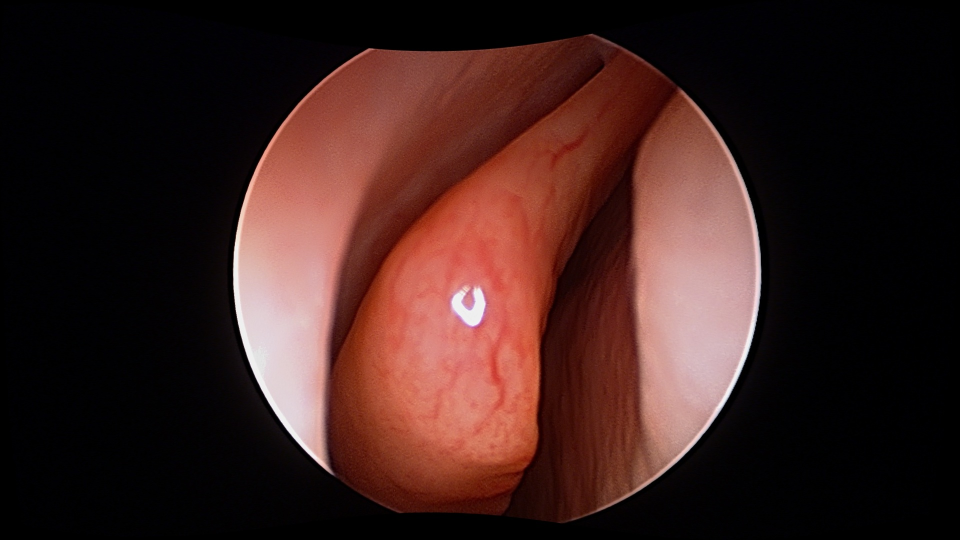
#> input picture example_training_data_root/bag_1/_start_004259_end_004629_stride_25_segment_13/00004584.jpg, 1920 x 1080 px (shown at 1/2 size)
$ python -i transforms.py   (imports and definitions only)   (older library calls are emulated)
#> lines starting #> are read from the running program, lines starting #| are printed output that depends on the picture
"""
Based on a set of transformations developed by Alexander Buslaev as a part of the winning solution (1 out of 735)
to the Kaggle: Carvana Image Masking Challenge.

https://github.com/asanakoy/kaggle_carvana_segmentation/blob/master/albu/src/transforms.py
"""

import random
import cv2
import numpy as np
import math


class MaskErodeDilation:
    # [16 lines left out: functions __init__, __call__, not called in this run]


class MaskShift:
    def __init__(self, limit=30, prob=1.0):
        self.limit = limit
        self.prob = prob

    # [17 lines left out: function __call__, not called in this run]


class MaskShiftScaleRotate:
    # [31 lines left out: functions __init__, __call__, not called in this run]


class DualCompose:
    def __init__(self, transforms):
        self.transforms = transforms

    # [4 lines left out: function __call__, not called in this run]


class OneOf:
    def __init__(self, transforms, prob=0.5):
        self.transforms = transforms
        self.prob = prob

    # [6 lines left out: function __call__, not called in this run]


class OneOrOther:
    # [13 lines left out: functions __init__, __call__, not called in this run]


class ImageOnly:
    def __init__(self, trans):
        self.trans = trans

    # [4 lines left out: function __call__, not called in this run]

class ImageRealOnly:
    def __init__(self, trans):
        self.trans = trans

    # [4 lines left out: function __call__, not called in this run]

class MaskOnly:
    def __init__(self, trans):
        self.trans = trans

    # [4 lines left out: function __call__, not called in this run]


class VerticalFlip:
    def __init__(self, prob=0.5):
        self.prob = prob

    # [6 lines left out: function __call__, not called in this run]


class HorizontalFlip:
    def __init__(self, prob=0.5):
        self.prob = prob

    # [6 lines left out: function __call__, not called in this run]

class RandomColor:
    def __init__(self, prob=1.0, hue_limit=0.05, brightness_limit=0.2, saturation_limit=0.2, contrast_limit=0.2):
        self.hue_limit = hue_limit
        self.brightness_limit = brightness_limit
        self.saturation_limit = saturation_limit
        self.contrast_limit = contrast_limit
        self.prob = prob
    def __call__(self, img):
        if random.random() < self.prob:
            hsv = cv2.cvtColor(img, cv2.COLOR_RGB2HSV)
#> hsv: shape (1080, 1920, 3); mean H, S, V 56.5, 136.7, 62
            hsv = np.array(hsv, dtype=np.float64)
#> hsv: shape (1080, 1920, 3) float64; mean H, S, V 56.5, 136.7, 62
            hsv[:, :, 2] = hsv[:, :, 2] * (1.0 + self.brightness_limit * np.random.uniform(low=-1.0, high=1.0))
#> hsv: shape (1080, 1920, 3) float64; mean H, S, V 56.5, 136.7, 63.2
            hsv[:, :, 2][hsv[:, :, 2] > 255] = 255 #reset out of range values
#> hsv: shape (1080, 1920, 3) float64; mean H, S, V 56.5, 136.7, 63.2

            hsv[:, :, 1] = hsv[:, :, 1] * (1.0 + self.saturation_limit * np.random.uniform(low=-1.0, high=1.0))
#> hsv: shape (1080, 1920, 3) float64; mean H, S, V 56.5, 148.4, 63.2
            hsv[:, :, 1][hsv[:, :, 1] > 255] = 255 #reset out of range values
#> hsv: shape (1080, 1920, 3) float64; mean H, S, V 56.5, 144.8, 63.2

            hsv[:, :, 0] = hsv[:, :, 0] * (1.0 + self.hue_limit * np.random.uniform(low=-1.0, high=1.0))
#> hsv: shape (1080, 1920, 3) float64; mean H, S, V 57.1, 144.8, 63.2
            hsv[:, :, 0][hsv[:, :, 0] > 179] = 179  # reset out of range values
#> hsv: shape (1080, 1920, 3) float64; mean H, S, V 57.1, 144.8, 63.2

            img = cv2.cvtColor(np.array(hsv, dtype=np.uint8), cv2.COLOR_HSV2RGB)

            alpha = 1.0 + self.contrast_limit * random.uniform(-1, 1)
            gray = cv2.cvtColor(img[:, :, :3], cv2.COLOR_RGB2GRAY)
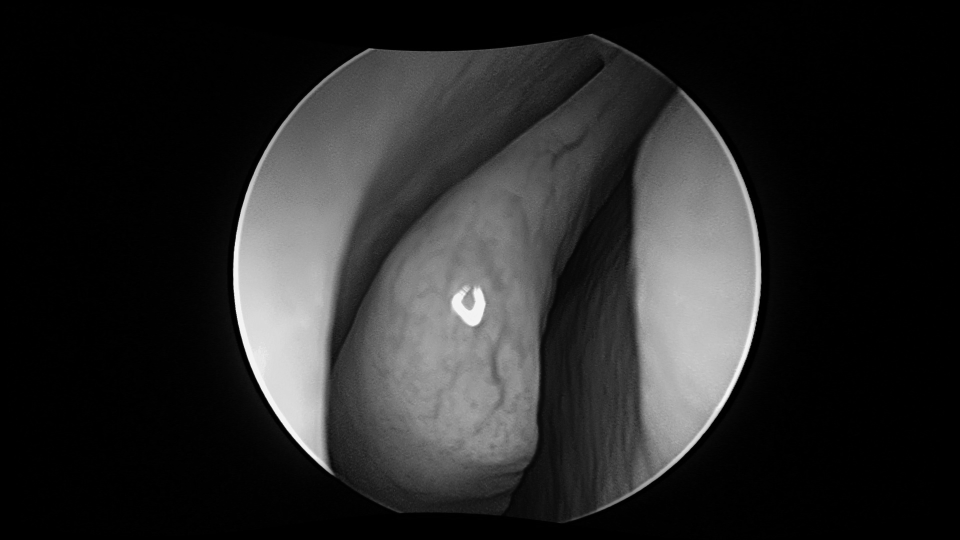
#> gray: shape (1080, 1920) (shown at 1/2 size); min 0, max 251, mean 40.5
            gray = (3.0 * (1.0 - alpha) / gray.size) * np.sum(gray)
#> gray = -12.54
            maxval = np.max(img[..., :3])
#> maxval = 255
            dtype = img.dtype
            img[:, :, :3] = clip(alpha * img[:, :, :3] + gray, dtype, maxval)

        return img

class Resize:
    def __init__(self, h, w):
        self.h = h
        self.w = w

    # [5 lines left out: function __call__, not called in this run]

class ResizeImage:
    def __init__(self, h, w):
        self.h = h
        self.w = w

    def __call__(self, img):
        img = cv2.resize(img, dsize=(self.w, self.h))
        return img


class RandomFlip:
    def __init__(self, prob=0.5):
        self.prob = prob

    # [7 lines left out: function __call__, not called in this run]


class Transpose:
    def __init__(self, prob=0.5):
        self.prob = prob

    # [6 lines left out: function __call__, not called in this run]


class RandomRotate90:
    def __init__(self, prob=0.5):
        self.prob = prob

    # [7 lines left out: function __call__, not called in this run]


class Rotate:
    def __init__(self, limit=90, prob=0.5):
        self.prob = prob
        self.limit = limit

    # [15 lines left out: function __call__, not called in this run]


class RandomCrop:
    def __init__(self, size):
        self.h = size[0]
        self.w = size[1]

    # [15 lines left out: function __call__, not called in this run]


class Shift:
    def __init__(self, limit=4, prob=.5):
        self.limit = limit
        self.prob = prob

    # [21 lines left out: function __call__, not called in this run]


class ShiftScale:
    def __init__(self, limit=4, prob=.25):
        self.limit = limit
        self.prob = prob

    # [27 lines left out: function __call__, not called in this run]


class ShiftScaleRotate:
    # [35 lines left out: functions __init__, __call__, not called in this run]


class CenterCrop:
    def __init__(self, size):
        self.height = size[0]
        self.width = size[1]

    # [15 lines left out: function __call__, not called in this run]


class ColorizationNormalize:
    def __init__(self, mean=(0.5, 0.5, 0.5), std=(0.5, 0.5, 0.5)):
        self.mean = mean
        self.std = std

    # [13 lines left out: function __call__, not called in this run]


class Normalize:
    # [21 lines left out: functions __init__, __call__, not called in this run]

class NormalizeImage:
    # [9 lines left out: functions __init__, __call__, not called in this run]

class Distort1:
    """"
    ## unconverntional augmnet ################################################################################3
    ## https://stackoverflow.com/questions/6199636/formulas-for-barrel-pincushion-distortion

    ## https://stackoverflow.com/questions/10364201/image-transformation-in-opencv
    ## https://stackoverflow.com/questions/2477774/correcting-fisheye-distortion-programmatically
    ## http://www.coldvision.io/2017/03/02/advanced-lane-finding-using-opencv/

    ## barrel\pincushion distortion
    """

    # [37 lines left out: functions __init__, __call__, not called in this run]


class Distort2:
    """
    #http://pythology.blogspot.sg/2014/03/interpolation-on-regular-distorted-grid.html
    ## grid distortion
    """

    # [51 lines left out: functions __init__, __call__, not called in this run]


def clip(img, dtype, maxval):
#> called with maxval = 255
    return np.clip(img, 0, maxval).astype(dtype)
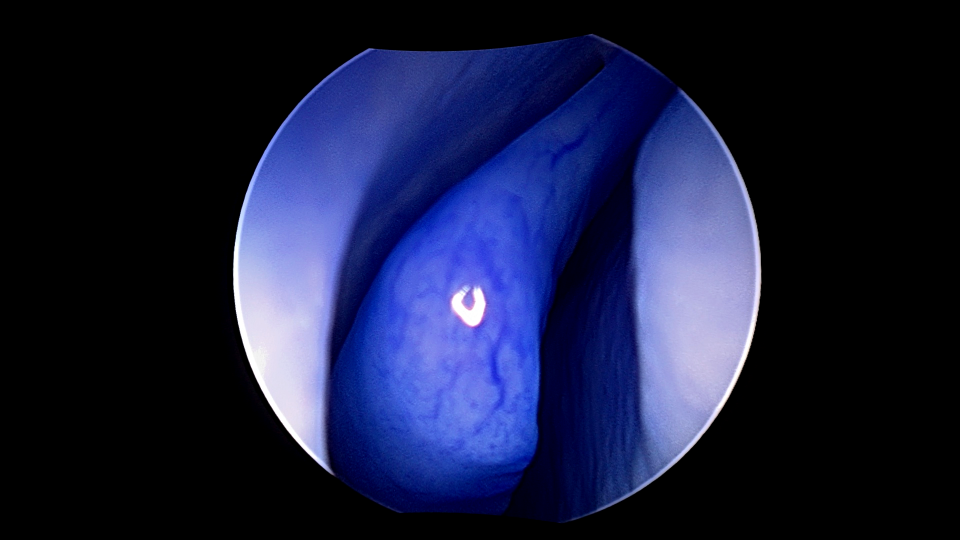
#> returned value: shape (1080, 1920, 3) (shown at 1/2 size); mean of channels 0, 1, 2 62.5, 29.9, 25; drawn as B, G, R


class RandomFilter:
    """
    blur sharpen, etc
    """

    def __init__(self, limit=.5, prob=.5):
        self.limit = limit
        self.prob = prob

    # [12 lines left out: function __call__, not called in this run]


# https://github.com/pytorch/vision/pull/27/commits/659c854c6971ecc5b94dca3f4459ef2b7e42fb70
# color augmentation

# brightness, contrast, saturation-------------
# from mxnet code, see: https://github.com/dmlc/mxnet/blob/master/python/mxnet/image.py

class RandomColorDual:
    def __init__(self, limit=0.1, prob=0.8):
        self.limit = limit
        self.prob = prob

    # [23 lines left out: function __call__, not called in this run]

class RandomBrightnessDual:
    def __init__(self, limit=0.1, prob=0.5):
        self.limit = limit
        self.prob = prob

    # [11 lines left out: function __call__, not called in this run]

class RandomContrastDual:
    def __init__(self, limit=.1, prob=.5):
        self.limit = limit
        self.prob = prob

    # [13 lines left out: function __call__, not called in this run]

class RandomSaturationDual:
    def __init__(self, limit=0.3, prob=0.5):
        self.limit = limit
        self.prob = prob

    # [11 lines left out: function __call__, not called in this run]

class RandomBrightness:
    def __init__(self, limit=0.1, prob=0.5):
        self.limit = limit
        self.prob = prob

    # [8 lines left out: function __call__, not called in this run]


class RandomContrast:
    def __init__(self, limit=.1, prob=.5):
        self.limit = limit
        self.prob = prob

    # [10 lines left out: function __call__, not called in this run]


class RandomSaturation:
    def __init__(self, limit=0.3, prob=0.5):
        self.limit = limit
        self.prob = prob

    # [11 lines left out: function __call__, not called in this run]


class RandomHueSaturationValue:
    # [19 lines left out: functions __init__, __call__, not called in this run]


class CLAHE:
    def __init__(self, clipLimit=2.0, tileGridSize=(8, 8)):
        self.clipLimit = clipLimit
        self.tileGridSize = tileGridSize

    # [20 lines left out: functions __call__, augment, not called in this run]


class RandomNoise:
    def __init__(self, p=1.0, bias=True):
        self.prob = p
        self.bias = bias

    # [62 lines left out: functions __call__, noisy, not called in this run]

>>> import cv2
>>> picture = cv2.cvtColor(cv2.imread('example_training_data_root/bag_1/_start_004259_end_004629_stride_25_segment_13/00004584.jpg'), cv2.COLOR_BGR2RGB)
>>> result = RandomColor()(picture)
